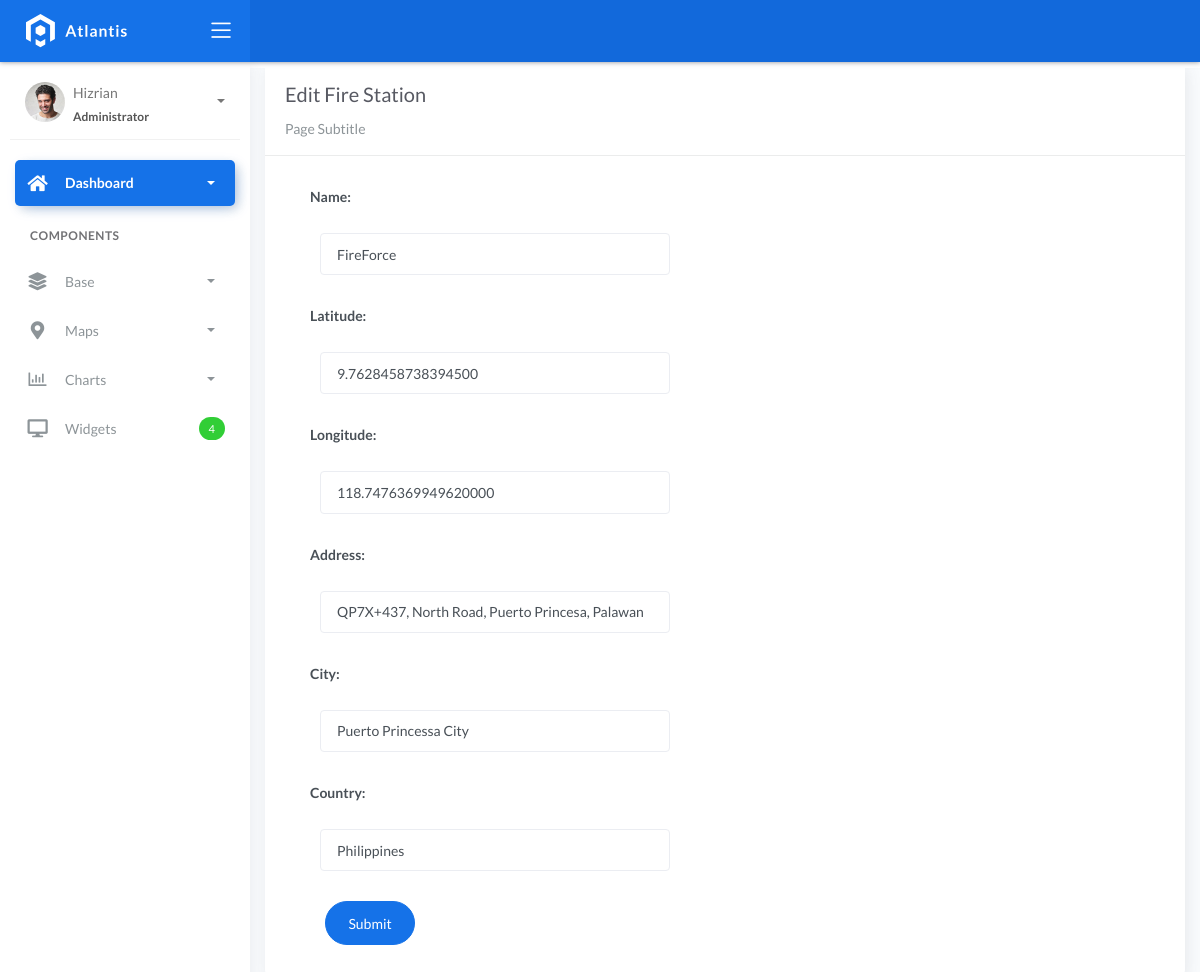
Page /fire_station_list/1 on the committed database.
### fire/models.py (models this page shows)
class BaseModel(models.Model):
    created_at = models.DateTimeField(auto_now_add=True, db_index=True)
    updated_at = models.DateTimeField(auto_now=True)
    class Meta:
        abstract = True

class FireStation(BaseModel):
    name = models.CharField(max_length=150)
    latitude = models.DecimalField(
        max_digits=22, decimal_places=16, null=True, blank=True)
    longitude = models.DecimalField(
        max_digits=22, decimal_places=16, null=True, blank=True)
    address = models.CharField(max_length=150)
    city = models.CharField(max_length=150)  # can be in separate table
    country = models.CharField(max_length=150)  # can be in separate table

### fire/views.py (the view, shortened to what this page needs)
# urls.py: path('fire_station_list/<pk>', FireStationUpdateView.as_view(), name='fire-station-update'),
class FireStationUpdateView(UpdateView):
    model = FireStation
    form_class = FireStationForm
    template_name = 'fire_station_edit.html'
    success_url = reverse_lazy('fire-station-list')

### fire/forms.py
class FireStationForm(ModelForm):
    class Meta:
        model = FireStation
        fields = "__all__"

### templates/fire_station_edit.html (shortened to what this page needs)
{% extends 'base.html' %}" {% load static %} {% block content %}
<div class="content">
    <div class="container-fluid">
        <div class="row">
            <div class="col-md-12">
                <div class="card">
                    <div class="card-header">
                        <div class="card-title">Edit Fire Station</div>
                        <div class="card-category">Page Subtitle</div>
                    </div>
                    <div class="col-md-6">
                    <div class="card-body">
                        <form class="" action="" method="post" novalidate>
                            {% csrf_token %} {% include 'includes/form.html' %}
                            <div class="form-group">
                                <div class="col-md-12 col-sm-3">
                                    <button type="submit" class="btn btn-primary btn-rounded">Submit</button>
                                </div>
                            </div>
                        </form>
                    </div>
                    </div>
                </div>
            </div>
        </div>
    </div>
</div>
{% endblock %}

### templates/includes/form.html (shortened to what this page needs)
{% load widget_tweaks %}
{% for field in form %}
<div class="field item form-group">
    <label>{{ field.label_tag }}</label>
  <div class="form-group">
    {% render_field field class="form-control" %}
  </div>
</div>
{% endfor %}

### rows in the picture
FireStation: name "FireForce" "9.7628458738394500" "118.7476369949620000" "QP7X+437, North Road, Puerto Princesa, Palawan" "Puerto Princessa City" "Philippines"

### other values in the picture
{{ field.label_tag }} "Name:" "Latitude:" "Longitude:" "Address:" "City:" "Country:"
